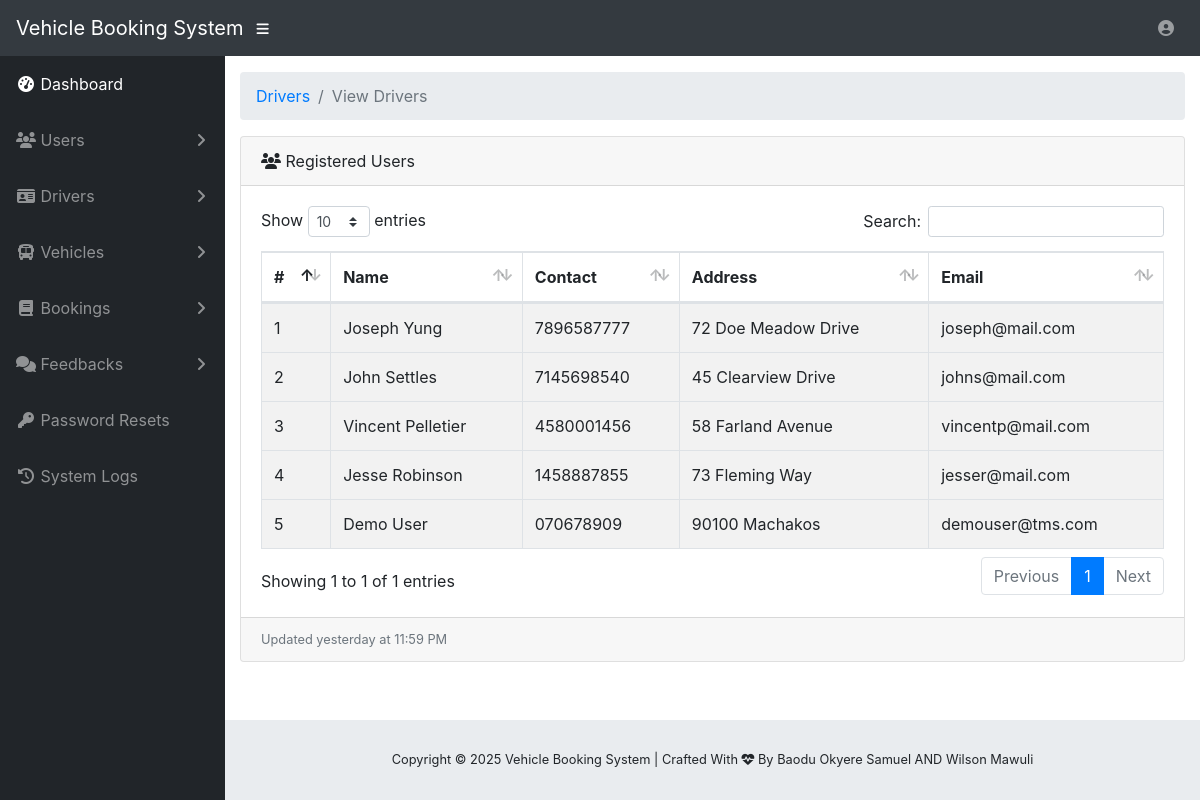
Page /admin-view-driver.php (signed in) on the committed database.
### tables this page shows
CREATE TABLE IF NOT EXISTS `tms_user` (
  `u_id` int(20) NOT NULL,
  `u_fname` varchar(200) NOT NULL,
  `u_lname` varchar(200) NOT NULL,
  `u_phone` varchar(200) NOT NULL,
  `u_addr` varchar(200) NOT NULL,
  `u_category` varchar(200) NOT NULL,
  `u_email` varchar(200) NOT NULL,
  `u_pwd` varchar(20) NOT NULL,
  `u_car_type` varchar(200) NOT NULL,
  `u_car_regno` varchar(200) NOT NULL,
  `u_car_bookdate` varchar(200) NOT NULL,
  `u_car_book_status` varchar(200) NOT NULL
);

### admin-view-driver.php (the view, shortened to what this page needs)
<?php
  include('vendor/inc/config.php');
?>
<!DOCTYPE html>
<html lang="en">
<?php include('vendor/inc/head.php');?>
<body id="page-top">
 <?php include("vendor/inc/nav.php");?>
  <div id="wrapper">
    <?php include('vendor/inc/sidebar.php');?>
    <div id="content-wrapper">
      <div class="container-fluid">
        <ol class="breadcrumb">
          <li class="breadcrumb-item">
            <a href="#">Drivers</a>
          </li>
          <li class="breadcrumb-item active">View Drivers</li>
        </ol>
        <div class="card mb-3">
          <div class="card-header">
            <i class="fas fa-users"></i>
            Registered Users</div>
          <div class="card-body">
            <div class="table-responsive">
              <table class="table table-bordered table-striped table-hover" id="dataTable" width="100%" cellspacing="0">
                <thead>
                  <tr>
                    <th>#</th>
                    <th>Name</th>
                    <th>Contact</th>
                    <th>Address</th>
                    <th>Email</th>
                  </tr>
                </thead>
                <?php
                    $ret="SELECT * FROM tms_user where u_category = 'Driver'  ORDER BY RAND() LIMIT 1000  ";
                    $stmt= $mysqli->prepare($ret) ;
                    $stmt->execute() ;
                    $res=$stmt->get_result();
                    $cnt=1;
                    while($row=$res->fetch_object())
                {
                ?>
                <tbody>
                  <tr>
                    <td><?php echo $cnt;?></td>
                    <td><?php echo $row->u_fname;?> <?php echo $row->u_lname;?></td>
                    <td><?php echo $row->u_phone;?></td>
                    <td><?php echo $row->u_addr;?></td>
                    <td><?php echo $row->u_email;?></td>
                  </tr>
                </tbody>
                <?php $cnt = $cnt+1; }?>
              </table>
            </div>
          </div>
          <div class="card-footer small text-muted">Updated yesterday at 11:59 PM</div>
        </div>
      </div>
      <?php include("vendor/inc/footer.php");?>
    </div>
  </div>
</body>
</html>

### rows in the picture
tms_user: u_fname "Joseph", u_lname "Yung", u_phone "7896587777", u_addr "72 Doe Meadow Drive", u_email "joseph@mail.com"
tms_user: u_fname "John", u_lname "Settles", u_phone "7145698540", u_addr "45 Clearview Drive", u_email "johns@mail.com"
tms_user: u_fname "Vincent", u_lname "Pelletier", u_phone "4580001456", u_addr "58 Farland Avenue", u_email "vincentp@mail.com"
tms_user: u_fname "Jesse", u_lname "Robinson", u_phone "1458887855", u_addr "73 Fleming Way", u_email "jesser@mail.com"
tms_user: u_fname "Demo", u_lname "User", u_phone "070678909", u_addr "90100 Machakos", u_email "demouser@tms.com"
